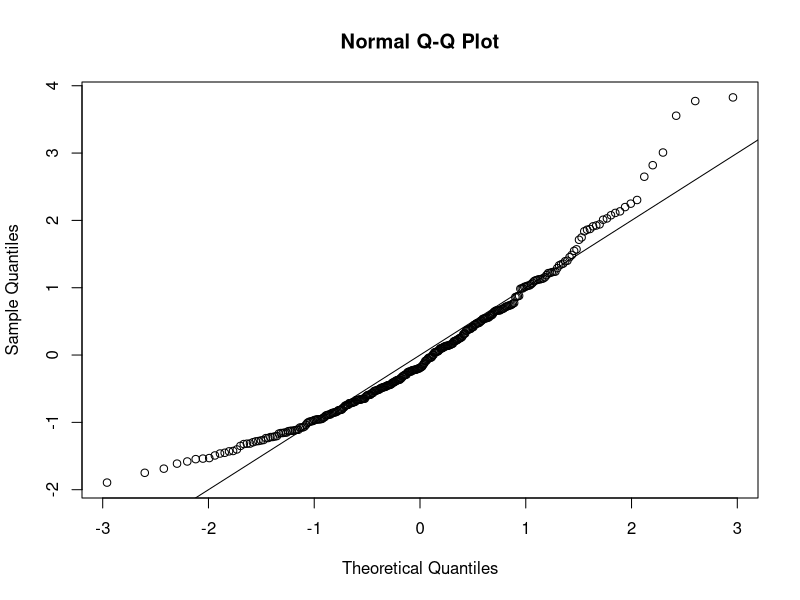
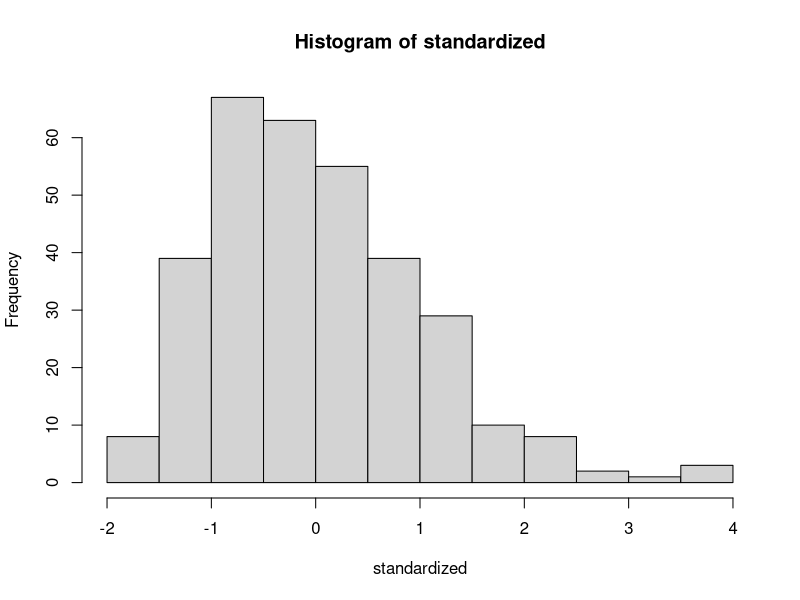
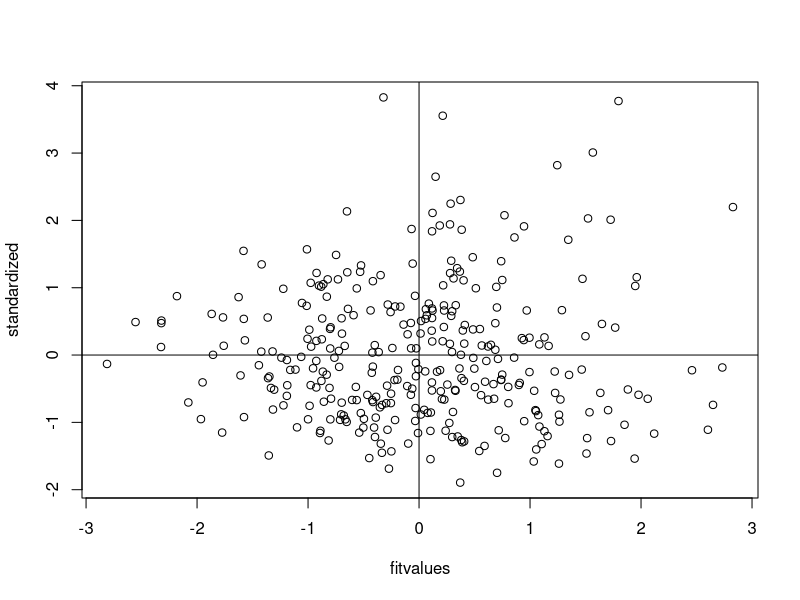

Generate these figures, in order, with R:
setwd("E:/GA/Scales")
master = read.csv("Meaning_Scales_ExistentialMeaning_RN_RR_Done_Paper.csv")
summary(master)

##Reverse Code. 1, 4, 7, 8, 9, 10, 13, 17, 19
##the paper says that seven of them were reverse coded but doesn't say which
##these items definitely are reversed given the histograms
master[ , c(3, 6, 9:12, 15, 19, 21)] = 6 - master[ , c(3, 6, 9:12, 15, 19, 21)] 


####DATA SCREENING####

##Missing Data##
library(mice)
percentmiss = function(x){ sum(is.na(x))/length(x) *100 }

##Going by rows ONLY
##here I excluded the first two columns because they were 
##included for everyone as IDs, so I don't want to count that
##as part of the percent toward what they did
notypos = master
missing = apply(notypos[ , 3:22], 1, percentmiss) 
table(missing)

##replace only the data that you should
replacepeople = notypos[ missing <= 5 , ]  
dontpeople = notypos[ missing > 5 , ]

##figure out the columns to exclude (survey data)
apply(replacepeople, 2, percentmiss)
replacecolumn = replacepeople[ , -c(1,2,23)]
dontcolumn = replacepeople[ , c(1,2,23)]

##let's mice it!
tempnomiss = mice(replacecolumn)
nomiss = complete(tempnomiss, 1)
summary(nomiss)

##put everything back together
filledin_none = cbind(dontcolumn, nomiss)
summary(filledin_none)

##Outliers##
mahal = mahalanobis(filledin_none[ , -c(1:3)], 
                    colMeans(filledin_none[ , -c(1:3)], na.rm = TRUE),
                    cov(filledin_none[ , -c(1:3)], use="pairwise.complete.obs"))

cutoff = qchisq(.999,ncol(filledin_none[ , -c(1:3)])) 
summary(mahal < cutoff)
noout = filledin_none[ mahal < cutoff, ]

##additivity: correlations
correlations = cor(noout[,-c(1:3)], use="pairwise.complete.obs")
symnum(correlations)

##make the random stuff
random = rchisq(nrow(noout), 7)
fake = lm(random~., data=noout[ , -c(1:3)])

##get the linearity plot
##create the standardized residuals
standardized = rstudent(fake)
qqnorm(standardized)
abline(0,1)

##multivariate normality
hist(standardized, breaks=15)

##homogeneity and homoscedaticity
fitvalues = scale(fake$fitted.values)
plot(fitvalues, standardized) 
abline(0,0)
abline(v = 0)

##Scoring 
EMS <- rowSums(noout[, c(4,8,9,11,12,17,18,20,21,22)])
EMS
